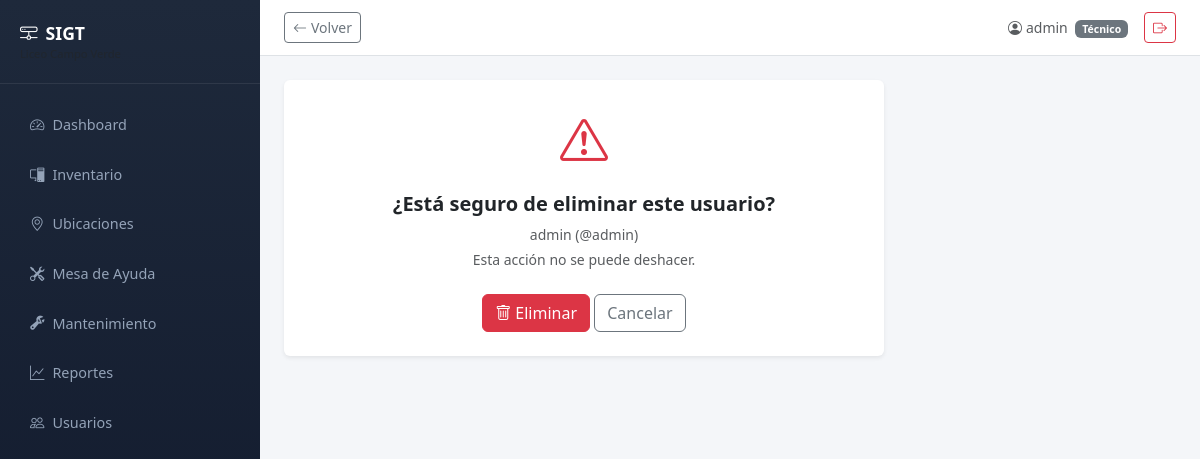
The page /usuarios/1/eliminar/ (signed in) on the database its author committed.
### usuarios/models.py (models this page shows, shortened)
class User(AbstractUser):
    ROL_CHOICES = [
        ('admin', 'Administrador'),
        ('tecnico', 'Técnico'),
    ]
    rol = models.CharField(max_length=10, choices=ROL_CHOICES, default='tecnico')
    telefono = models.CharField(max_length=20, blank=True)
    class Meta:
        verbose_name = 'usuario'
        verbose_name_plural = 'usuarios'

### usuarios/views.py (the view, shortened to what this page needs)
# urls.py: path('<int:pk>/eliminar/', views.UserDeleteView.as_view(), name='eliminar'),
class UserDeleteView(LoginRequiredMixin, PermisosUsuariosMixin, DeleteView):
    model = User
    template_name = 'usuarios/user_confirm_delete.html'
    permission_required = 'usuarios.delete_user'
    success_url = reverse_lazy('usuarios:lista')

### usuarios/views.py (called while the page is built)
    def has_permission(self):
        return super().has_permission() or self.request.user.is_superuser

### usuarios/templates/usuarios/user_confirm_delete.html (shortened to what this page needs)
{% extends "base.html" %}
{% block content %}
<div class="card border-0 shadow-sm" style="max-width: 600px;">
    <div class="card-body p-4 text-center">
        <i class="bi bi-exclamation-triangle text-danger" style="font-size: 3rem;"></i>
        <h5 class="fw-bold mt-3 mb-2">¿Está seguro de eliminar este usuario?</h5>
        <p class="text-muted small mb-1">{{ object.get_full_name|default:object.username }} (@{{ object.username }})</p>
        <p class="text-muted small mb-4">Esta acción no se puede deshacer.</p>
        <form method="post">
            <button type="submit" class="btn btn-danger">
                <i class="bi bi-trash me-1"></i>Eliminar
            </button>
            <a href="{% url 'usuarios:detalle' object.pk %}" class="btn btn-outline-secondary">Cancelar</a>
        </form>
    </div>
</div>
{% endblock %}

### templates/base.html (shortened to what this page needs)
{% load static %}
<!DOCTYPE html>
<html lang="es" data-bs-theme="light">
<head>
    <link href="https://cdn.jsdelivr.net/npm/bootstrap@5.3.3/dist/css/bootstrap.min.css" rel="stylesheet">
    <link href="https://cdn.jsdelivr.net/npm/bootstrap-icons@1.11.3/font/bootstrap-icons.min.css" rel="stylesheet">
</head>
<body>
    <aside class="sidebar" id="sidebar">
        <div class="sidebar-brand">
            <i class="bi bi-hdd-network me-2"></i>SIGT
            <small class="d-block text-muted" style="font-size:0.7rem; font-weight:400;">Liceo Campo Verde</small>
        </div>
        <nav class="nav flex-column mt-3">
            {% for item in sidebar_items %}
            <a class="nav-link {% if request.path == item.url %}active{% endif %}" href="{{ item.url }}">
                <i class="bi {{ item.icon }} me-2"></i>{{ item.label }}
            </a>
            {% endfor %}
        </nav>
    </aside>
    <div class="main-content">
        <div class="topbar d-flex justify-content-between align-items-center">
            <div class="d-flex align-items-center gap-2">
                {% if user.is_authenticated %}
                <button type="button" class="btn btn-sm btn-outline-secondary" onclick="history.back()" title="Volver atrás">
                    <i class="bi bi-arrow-left me-1"></i>Volver
                </button>
                {% endif %}
            </div>
            <div class="d-flex align-items-center gap-3">
                {% if user.is_authenticated %}
                <span class="text-muted small">
                    <i class="bi bi-person-circle me-1"></i>{{ user.get_full_name|default:user.username }}
                    {% if user.rol %}<span class="badge bg-secondary ms-1">{{ user.get_rol_display }}</span>{% endif %}
                </span>
                <form method="post" action="{% url 'usuarios:logout' %}" class="d-inline">
                    <button type="submit" class="btn btn-sm btn-outline-danger">
                        <i class="bi bi-box-arrow-right"></i>
                    </button>
                </form>
                {% endif %}
            </div>
        </div>
        <div class="content-body">
            {% block content %}{% endblock %}
        </div>
    </div>
</body>
</html>

### templates/base.html (style rules this page uses)
:root { --sidebar-width: 260px; --sidebar-collapsed: 0px; }
body { min-height: 100vh; background: #f4f6f9; }
.sidebar { width: var(--sidebar-width); min-height: 100vh; background: linear-gradient(180deg, #1e293b 0%, #0f172a 100%); position: fixed; top: 0; left: 0; z-index: 1040; transition: transform 0.3s ease; }
.sidebar .nav-link { color: #94a3b8; padding: 0.75rem 1.25rem; border-radius: 0.5rem; margin: 2px 10px; font-size: 0.9rem; transition: all 0.2s; }
.sidebar-brand { padding: 1.25rem; border-bottom: 1px solid rgba(255,255,255,0.08); color: #fff; font-weight: 700; font-size: 1.1rem; }
.main-content { margin-left: var(--sidebar-width); transition: margin-left 0.3s ease; min-height: 100vh; }
.topbar { background: #fff; border-bottom: 1px solid #dee2e6; padding: 0.75rem 1.5rem; }
.content-body { padding: 1.5rem; }

### rows shown on the page
User: get_full_name "admin", rol "Técnico", username "admin"

### other values the page prints
{{ item.label }} "Dashboard" "Inventario" "Ubicaciones" "Mesa de Ayuda" "Mantenimiento" "Reportes" "Usuarios"
